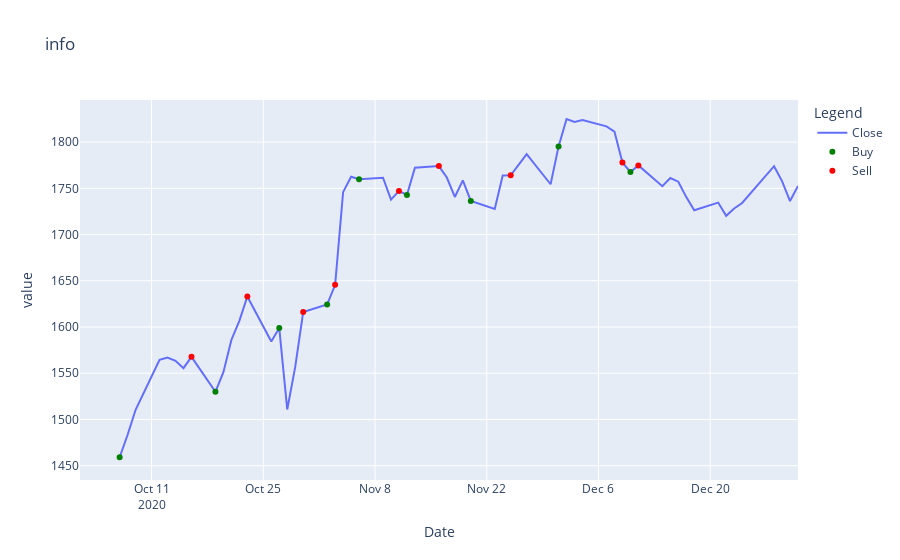

The notebook cell saved with this chart:
### Code cell
det_tst = Time_Series_Transformer.from_pandas(det,'Date',None)
det_tst.plot(["Close"],'info').add_marker(
    x = buySignal['Date'],
    y = buySignal['Buy'],color = 'green',
    legendName = 'Buy').add_marker(
    x = sellSignal['Date'],
    y = sellSignal['Sell'],color = 'red',
    legendName = 'Sell')
